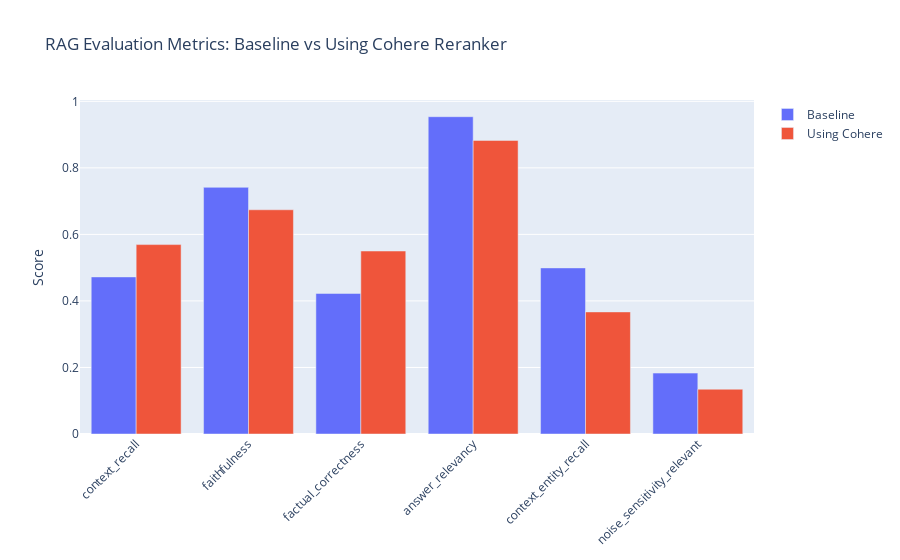

Notebook cell for this chart:
### Markdown cell above
#### **Comparison between Baseline and after Re-ranking**

### Code cell
import plotly.graph_objects as go

# Extracted metrics from the image
baseline_result = {
    'context_recall': 0.4722,
    'faithfulness': 0.7415,
    'factual_correctness': 0.4225,
    'answer_relevancy': 0.9538,
    'context_entity_recall': 0.4993,
    'noise_sensitivity_relevant': 0.1831
}

cohere_result = {
    'context_recall': 0.5694,
    'faithfulness': 0.6740,
    'factual_correctness': 0.5500,
    'answer_relevancy': 0.8825,
    'context_entity_recall': 0.3670,
    'noise_sensitivity_relevant': 0.1346
}

# Common x-axis
metrics = list(baseline_result.keys())

# Bar chart
fig = go.Figure()

fig.add_trace(go.Bar(
    x=metrics,
    y=[baseline_result[m] for m in metrics],
    name='Baseline',
    textposition='auto'
))

fig.add_trace(go.Bar(
    x=metrics,
    y=[cohere_result[m] for m in metrics],
    name='Using Cohere',
    textposition='auto'
))

# Layout settings
fig.update_layout(
    title='RAG Evaluation Metrics: Baseline vs Using Cohere Reranker',
    yaxis_title='Score',
    barmode='group',
    xaxis_tickangle=-45
)

fig.show()

### Figure 1 — Plotly figure (JSON) as saved in the notebook; plotly's stock layout.template omitted (floating-point values rounded to 4 significant figures)
{"data": [{"name": "Baseline", "textposition": "auto", "type": "bar", "x": ["context_recall", "faithfulness", "factual_correctness", "answer_relevancy", "context_entity_recall", "noise_sensitivity_relevant"], "y": [0.4722, 0.7415, 0.4225, 0.9538, 0.4993, 0.1831]}, {"name": "Using Cohere", "textposition": "auto", "type": "bar", "x": ["context_recall", "faithfulness", "factual_correctness", "answer_relevancy", "context_entity_recall", "noise_sensitivity_relevant"], "y": [0.5694, 0.674, 0.55, 0.8825, 0.367, 0.1346]}], "layout": {"barmode": "group", "title": {"text": "RAG Evaluation Metrics: Baseline vs Using Cohere Reranker"}, "xaxis": {"tickangle": -45}, "yaxis": {"title": {"text": "Score"}}}}
